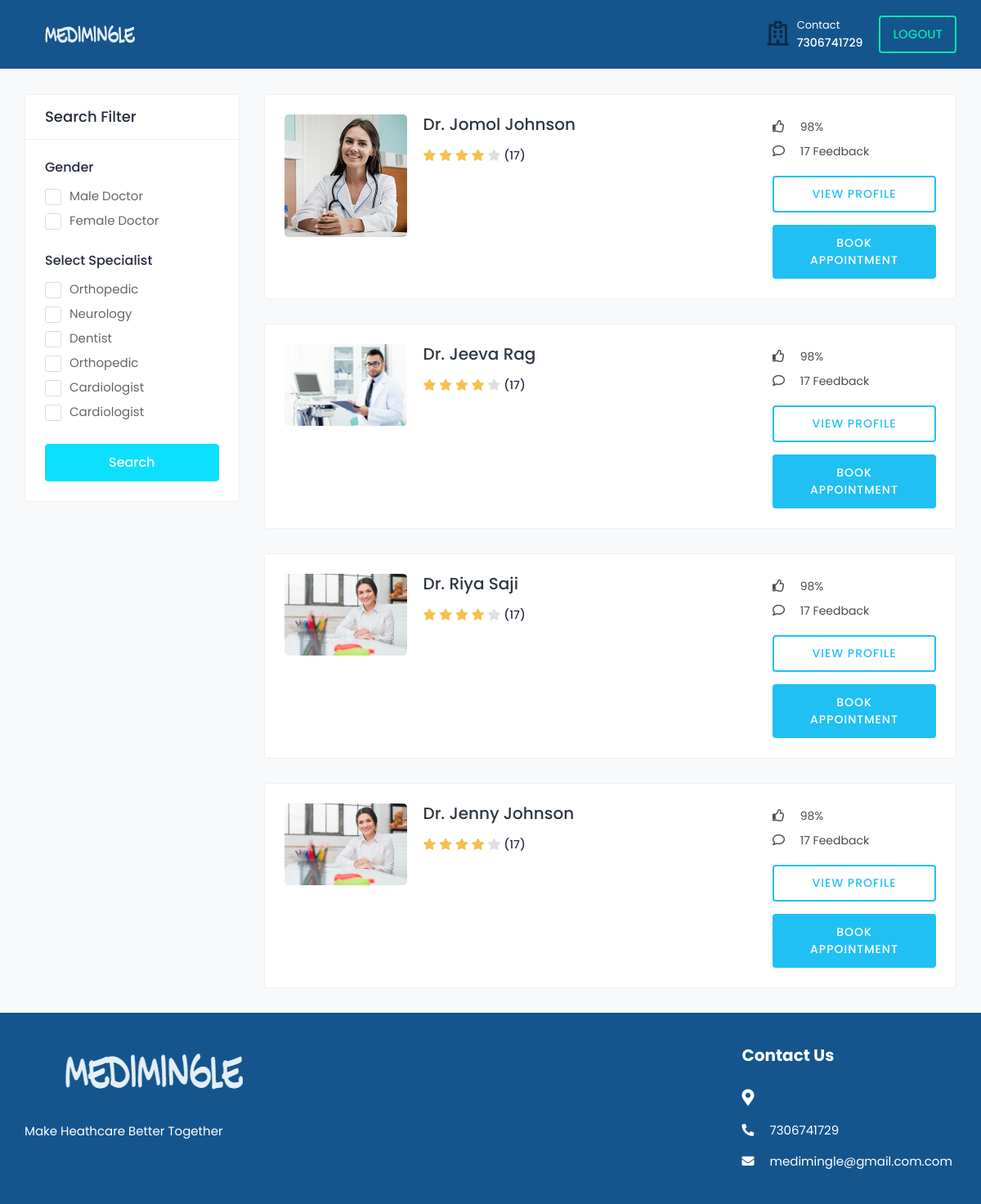
Screenshot of /doctor_search/ (signed in) with the database file from the repository.
### medi/models.py (models this page shows, shortened)
class Doctor(models.Model):
    user = models.OneToOneField(tbl_user, on_delete=models.CASCADE)
    city  = models.CharField(max_length=50,null=True,blank=True)
    profile_image = models.ImageField(upload_to='doctor/',default='default.png')
    gender = models.CharField(max_length=10, blank=True)
    description = models.TextField(blank=True)
    date_joined = models.DateTimeField(default=datetime.now, blank=True)
    consulting_fee = models.DecimalField(max_digits=10, decimal_places=2,blank=True,null=True)
    registration_number = models.CharField(max_length=50, null=True, blank=True)
    certificate = models.FileField(upload_to='certificates/', null=True, blank=True)

class tbl_user(AbstractUser):
    email=models.EmailField(unique=True)
    phone_number=models.CharField(max_length=15, null=True)
    USER_TYPE_CHOICES = (
        ('patient', 'Patient'),('doctor', 'Doctor'),
    )
    user_type = models.CharField(
        max_length=10,
        choices=USER_TYPE_CHOICES,
        default='patient',
    )
    is_email_verified = models.BooleanField(default=False)
    email_verification_token = models.CharField(max_length=255, blank=True, null=True)
    status= models.BooleanField(default=False)

### medi/views.py (the view)
# urls.py: path('doctor_search/', views.doctor_search, name='doctor_search'),
@never_cache
@login_required(login_url='signin')
def doctor_search(request):
    gender_type = request.GET.get('gender_type')
    select_specialist = request.GET.getlist('select_specialist')
    doctors = Doctor.objects.all()
    if gender_type:
        doctors = doctors.filter(gender=gender_type)
    if select_specialist:
        doctors = doctors.filter(doctorspecialization__specialized_category__in=select_specialist)
    return render(request, 'doctor_search.html', {'doctors': doctors})

### templates/doctor_search.html (shortened to what this page needs)
{% load static %}
<!DOCTYPE html>
<html lang="en">
<head>
		<link rel="stylesheet" href="{% static '/assets/css/bootstrap.min.css'%}">
		<link rel="stylesheet" href="{% static '/assets/plugins/fontawesome/css/fontawesome.min.css'%}">
		<link rel="stylesheet" href="{% static '/assets/plugins/fontawesome/css/all.min.css'%}">
		<link rel="stylesheet" href="{% static '/assets/css/style.css'%}">
	</head>
	<body>
		<div class="main-wrapper">
			{% load static %}
<header class="header">
    <nav class="navbar navbar-expand-lg header-nav">
        <div class="navbar-header">
            <a href="index-2.html" class="navbar-brand logo">
                <img src="{% static '/assets/img/logo.png'%}" class="img-fluid" alt="Logo">
            </a>
        </div>
        <ul class="nav header-navbar-rht">
            <li class="nav-item contact-item">
                <div class="header-contact-img">
                    <i class="far fa-hospital"></i>
                </div>
                <div class="header-contact-detail">
                    <p style="color: white;" class="contact-header">Contact</p>
                    <p style="color: white;" class="contact-info-header">7306741729</p>
                </div>
            </li>
            <li class="nav-item">
               <a class="nav-link header-login" href="{% url 'logout' %}">logout</a>
            </li>
        </ul>
    </nav>
</header>
			<div class="content">
				<div class="container-fluid">
					<div class="row">
						<div class="col-md-12 col-lg-4 col-xl-3 theiaStickySidebar">
							<div class="card search-filter">
								<div class="card-header">
									<h4 class="card-title mb-0">Search Filter</h4>
								</div>
								<div class="card-body">
									<form action="{% url 'doctor_search' %}" method="GET">
										<div class="filter-widget">
											<h4>Gender</h4>
											<div>
												<label class="custom_check">
													<span class="checkmark"></span> Male Doctor
												</label>
											</div>
											<div>
												<label class="custom_check">
													<span class="checkmark"></span> Female Doctor
												</label>
											</div>
										</div>
										<div class="filter-widget">
											<h4>Select Specialist</h4>
											<div>
												<label class="custom_check">
													<span class="checkmark"></span> Orthopedic
												</label>
											</div>
											<div>
												<label class="custom_check">
													<span class="checkmark"></span> Neurology
												</label>
											</div>
											<div>
												<label class="custom_check">
													<span class="checkmark"></span> Dentist
												</label>
											</div>
											<div>
												<label class="custom_check">
													<span class="checkmark"></span> Orthopedic
												</label>
											</div>
											<div>
												<label class="custom_check">
													<span class="checkmark"></span> Cardiologist
												</label>
											</div>
											<div>
												<label class="custom_check">
													<span class="checkmark"></span> Cardiologist
												</label>
											</div>
										</div>
											<div class="btn-search">
												<button type="submit" class="btn btn-block">Search</button>
											</div>
									 </form>
								</div>
							</div>
						</div>
						<div class="col-md-12 col-lg-8 col-xl-9">
							{% for doctor in doctors %}
							<div class="card">
								<div class="card-body">
									<div class="doctor-widget">
										<div class="doc-info-left">
											<div class="doctor-img">
												<a href="{% url 'profile' doctor.id %}">
													<img src="{{ doctor.profile_image.url }}" class="img-fluid" alt="User Image">
												</a>
											</div>
											<div class="doc-info-cont">
												<h4 class="doc-name"><a href="{% url 'profile' doctor.id %}">Dr. {{doctor.user.first_name}} {{doctor.user.last_name}}</a></h4>
												<div class="rating">
													<i class="fas fa-star filled"></i>
													<i class="fas fa-star filled"></i>
													<i class="fas fa-star filled"></i>
													<i class="fas fa-star filled"></i>
													<i class="fas fa-star"></i>
													<span class="d-inline-block average-rating">(17)</span>
												</div>
											</div>
										</div>
										<div class="doc-info-right">
											<div class="clini-infos">
												<ul>
													<li><i class="far fa-thumbs-up"></i> 98%</li>
													<li><i class="far fa-comment"></i> 17 Feedback</li>
													</ul>
											</div>
											<div class="clinic-booking">
												<a class="view-pro-btn" href="doctor-profile.html">View Profile</a>
												<a class="apt-btn" href="{% url 'booking' doctor.id %}">Book Appointment</a>
											</div>
										</div>
									</div>
								</div>
							</div>
							{% endfor %}
						</div>
					</div>
				</div>
			</div>
			<footer class="footer">
				<div class="footer-top">
					<div class="container-fluid">
						<div class="row">
							<div class="col-lg-3 col-md-6">
								<div class="footer-widget footer-about">
									<div class="footer-logo">
										<img src="{% static '/assets/img/logo.png'%}" alt="logo">
									</div>
									<div class="footer-about-content">
										<p>Make Heathcare Better Together</p>
									</div>
								</div>
							</div>
							<div class="col-lg-3 col-md-6">
							</div>
							<div class="col-lg-3 col-md-6">
							</div>
							<div class="col-lg-3 col-md-6">
								<div class="footer-widget footer-contact">
									<h2 class="footer-title">Contact Us</h2>
									<div class="footer-contact-info">
										<div class="footer-address">
											<span><i class="fas fa-map-marker-alt"></i></span>
										</div>
										<p>
											<i class="fas fa-phone-alt"></i>
											7306741729
										</p>
										<p class="mb-0">
											<i class="fas fa-envelope"></i>
											medimingle@gmail.com.com
										</p>
									</div>
								</div>
							</div>
						</div>
					</div>
				</div>
						</div>
	</body>
</html>

### rows the page displays
Doctor: profile_image (picture), user.first_name "Jomol", user.last_name "Johnson"
Doctor: profile_image (picture), user.first_name "Jeeva", user.last_name "Rag"
Doctor: profile_image (placeholder picture), user.first_name "Riya", user.last_name "Saji"
Doctor: profile_image (placeholder picture), user.first_name "Jenny", user.last_name "Johnson"
